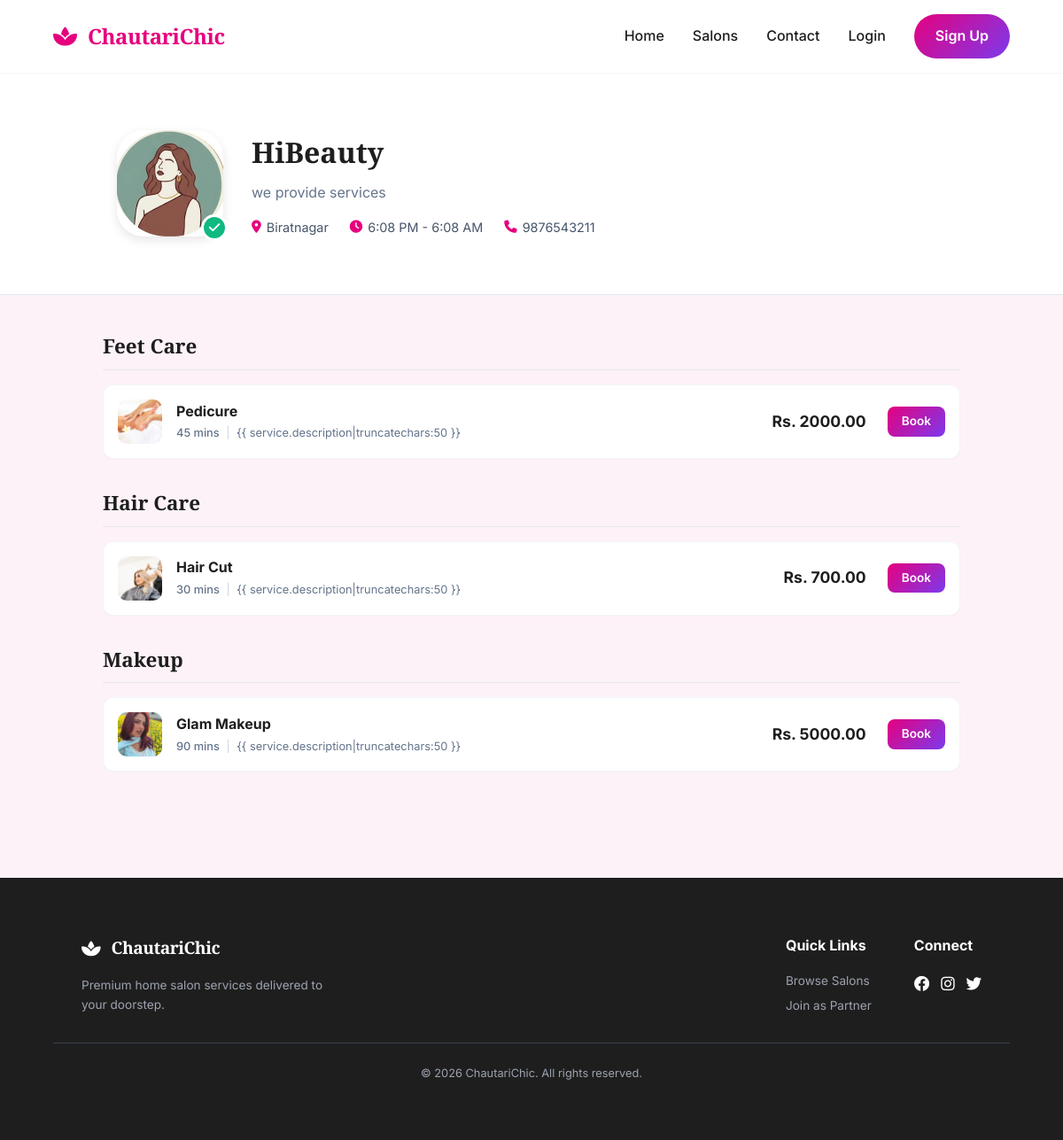
Page /salon/salons/3/ on the committed database.
### salon/models.py (models this page shows, shortened)
class Salon(models.Model):
    owner = models.OneToOneField(
        settings.AUTH_USER_MODEL,
        on_delete=models.CASCADE,
        related_name='salon'
    )
    name = models.CharField(max_length=200)
    description = models.TextField()
    location = models.CharField(max_length=255)
    contact_number = models.CharField(max_length=20)
    opening_time = models.TimeField()
    closing_time = models.TimeField()
    logo = models.ImageField(upload_to='salon_logos/', null=True, blank=True)
    is_approved = models.BooleanField(default=False)
    is_active = models.BooleanField(default=True)
    created_at = models.DateTimeField(auto_now_add=True)

class Service(models.Model):
    salon = models.ForeignKey(Salon, on_delete=models.CASCADE, related_name='services')
    category = models.ForeignKey(ServiceCategory, on_delete=models.CASCADE, related_name='services')
    name = models.CharField(max_length=200)
    price = models.DecimalField(max_digits=10, decimal_places=2)
    duration = models.PositiveIntegerField(help_text="Duration in minutes")
    description = models.TextField(blank=True)
    image = models.ImageField(upload_to='service_images/', null=True, blank=True)
    is_active = models.BooleanField(default=True)
    created_at = models.DateTimeField(auto_now_add=True)

class ServiceCategory(models.Model):
    salon = models.ForeignKey(Salon, on_delete=models.CASCADE, related_name='categories')
    name = models.CharField(max_length=100)
    created_at = models.DateTimeField(auto_now_add=True)
    class Meta:
        verbose_name_plural = "Service Categories"
        unique_together = ('salon', 'name')

### salon/views.py (the view)
# urls.py: path('salons/<int:pk>/', views.PublicSalonDetailView.as_view(), name='public_salon_detail'),
class PublicSalonDetailView(DetailView):
    model = Salon
    template_name = 'salon/public_salon_detail.html'
    context_object_name = 'salon'
    def get_context_data(self, **kwargs):
        context = super().get_context_data(**kwargs)
        salon = self.object
        services = salon.services.filter(is_active=True).select_related('category').order_by('category__name', 'name')
        grouped_services = {}
        for service in services:
            cat_name = service.category.name if service.category else "Uncategorized"
            if cat_name not in grouped_services:
                grouped_services[cat_name] = []
            grouped_services[cat_name].append(service)
        context['grouped_services'] = grouped_services
        context['staff_members'] = salon.staff.filter(is_active=True)
        return context

### salon/templates/salon/public_salon_detail.html (shortened to what this page needs)
{% extends 'salon/base.html' %}
{% block content %}
<div style="background: white; border-bottom: 1px solid #e2e8f0; padding: 2rem 0;">
    <div class="container" style="max-width: 1000px;">
        <div style="display: flex; gap: 2rem; align-items: center;">
            <div style="position: relative; width: 120px; height: 120px; flex-shrink: 0;">
                {% if salon.logo %}
                <img src="{{ salon.logo.url }}"
                    style="width: 100%; height: 100%; border-radius: 30px; object-fit: cover; box-shadow: 0 4px 12px rgba(0,0,0,0.1);">
                {% else %}
                <div
                    style="width: 100%; height: 100%; border-radius: 30px; background: #fdf2f8; display: flex; align-items: center; justify-content: center; color: var(--primary); font-size: 2.5rem;">
                    <i class="fas fa-spa"></i>
                </div>
                {% endif %}
                {% if salon.is_approved %}
                <div
                    style="position: absolute; bottom: -5px; right: -5px; background: #10b981; color: white; width: 30px; height: 30px; border-radius: 50%; display: flex; align-items: center; justify-content: center; border: 3px solid white; font-size: 0.9rem;">
                    <i class="fas fa-check"></i>
                </div>
                {% endif %}
            </div>
            <div style="flex: 1;">
                <h1
                    style="font-family: var(--font-heading); font-size: 2rem; margin-bottom: 0.5rem; color: var(--dark);">
                    {{ salon.name }}
                </h1>
                <p style="color: #64748b; font-size: 1rem; margin-bottom: 1rem; line-height: 1.5;">
                    {{ salon.description }}
                </p>
                <div style="display: flex; flex-wrap: wrap; gap: 1.5rem; font-size: 0.9rem; color: #475569;">
                    <div style="display: flex; align-items: center; gap: 6px;">
                        <i class="fas fa-map-marker-alt" style="color: var(--primary);"></i>
                        {{ salon.location }}
                    </div>
                    <div style="display: flex; align-items: center; gap: 6px;">
                        <i class="fas fa-clock" style="color: var(--primary);"></i>
                        {{ salon.opening_time|time:"g:i A" }} - {{ salon.closing_time|time:"g:i A" }}
                    </div>
                    <div style="display: flex; align-items: center; gap: 6px;">
                        <i class="fas fa-phone" style="color: var(--primary);"></i>
                        {{ salon.contact_number }}
                    </div>
                </div>
            </div>
        </div>
    </div>
</div>
<div class="container" style="padding: 2.5rem 1rem; max-width: 1000px;">
    {% for category, services in grouped_services.items %}
    <div style="margin-bottom: 2rem;">
        <h3
            style="font-family: var(--font-heading); font-size: 1.4rem; color: var(--dark); margin-bottom: 1rem; padding-bottom: 0.5rem; border-bottom: 1px solid #e2e8f0;">
            {{ category }}
        </h3>
        <div style="display: grid; gap: 1rem;">
            {% for service in services %}
            <div
                style="background: white; border-radius: 12px; padding: 1rem; display: flex; justify-content: space-between; align-items: center; border: 1px solid #f1f5f9; transition: transform 0.2s; box-shadow: 0 1px 2px rgba(0,0,0,0.02);">
                <div style="display: flex; gap: 1rem; align-items: center;">
                    {% if service.image %}
                    <img src="{{ service.image.url }}"
                        style="width: 50px; height: 50px; border-radius: 10px; object-fit: cover;">
                    {% else %}
                    <div
                        style="width: 50px; height: 50px; border-radius: 10px; background: #f8fafc; display: flex; align-items: center; justify-content: center; color: #cbd5e1;">
                        <i class="fas fa-cut"></i>
                    </div>
                    {% endif %}
                    <div>
                        <h4 style="margin: 0; font-size: 1rem; color: var(--dark);">{{ service.name }}</h4>
                        <div style="font-size: 0.8rem; color: #64748b; margin-top: 2px;">
                            <span style="font-weight: 500;">{{ service.duration }} mins</span>
                            {% if service.description %}
                            <span style="margin: 0 4px; color: #cbd5e1;">|</span> {{
                            service.description|truncatechars:50 }}
                            {% endif %}
                        </div>
                    </div>
                </div>
                <div style="display: flex; align-items: center; gap: 1.5rem;">
                    <div style="font-weight: 700; color: var(--dark); font-size: 1.1rem;">Rs. {{ service.price }}</div>
                    <a href="{% url 'booking:book_service' salon.pk %}?service={{ service.pk }}" class="btn btn-primary"
                        style="padding: 6px 16px; font-size: 0.85rem; border-radius: 8px;">
                        Book
                    </a>
                </div>
            </div>
            {% endfor %}
        </div>
    </div>
    {% empty %}
    <div style="text-align: center; padding: 4rem; color: #94a3b8;">
        <i class="fas fa-clipboard-list" style="font-size: 3rem; margin-bottom: 1rem; opacity: 0.5;"></i>
        <p>No services listed for this salon yet.</p>
    </div>
    {% endfor %}
</div>
{% endblock %}

### salon/templates/salon/base.html (style rules this page uses)
:root { --primary: #E6007E; --primary-gradient: linear-gradient(135deg, #E6007E 0%, #7C3AED 100%); --secondary: #7C3AED; --dark: #1E1E1E; --light: #FDF2F8; --white: #FFFFFF; --gray: #6B7280; --gray-light: #F3F4F6; --font-heading: 'Playfair Display', serif; --font-body: 'Inter', sans-serif; --transition: all 0.3s cubic-bezier(0.4, 0, 0.2, 1); --shadow-sm: 0 1px 2px 0 rgba(0, 0, 0, 0.05); --shadow-md: 0 4px 6px -1px rgba(0, 0, 0, 0.1); --shadow-lg: 0 10px 15px -3px rgba(0, 0, 0, 0.1); }
* { margin: 0; padding: 0; box-sizing: border-box; }
body { font-family: var(--font-body); background-color: var(--light); color: var(--dark); line-height: 1.6; }
.btn { padding: 0.75rem 1.5rem; border-radius: 9999px; font-weight: 600; cursor: pointer; transition: var(--transition); text-decoration: none; display: inline-flex; align-items: center; gap: 0.5rem; border: none; }
.btn-primary { background: var(--primary-gradient); color: var(--white); }
.container { max-width: 1200px; margin: 0 auto; padding: 2rem; }

### rows in the picture
Salon: logo (picture), name "HiBeauty", description "we provide services", location "Biratnagar", opening_time "6:08 PM", closing_time "6:08 AM", contact_number "9876543211"
Service: name "Feet Care", image (picture), name "Pedicure", duration "45", shows "{{ service.description|truncatechars:50 }}", price "2000.00"
Service: name "Hair Care", image (picture), name "Hair Cut", duration "30", shows "{{ service.description|truncatechars:50 }}", price "700.00"
Service: name "Makeup", image (picture), name "Glam Makeup", duration "90", shows "{{ service.description|truncatechars:50 }}", price "5000.00"
